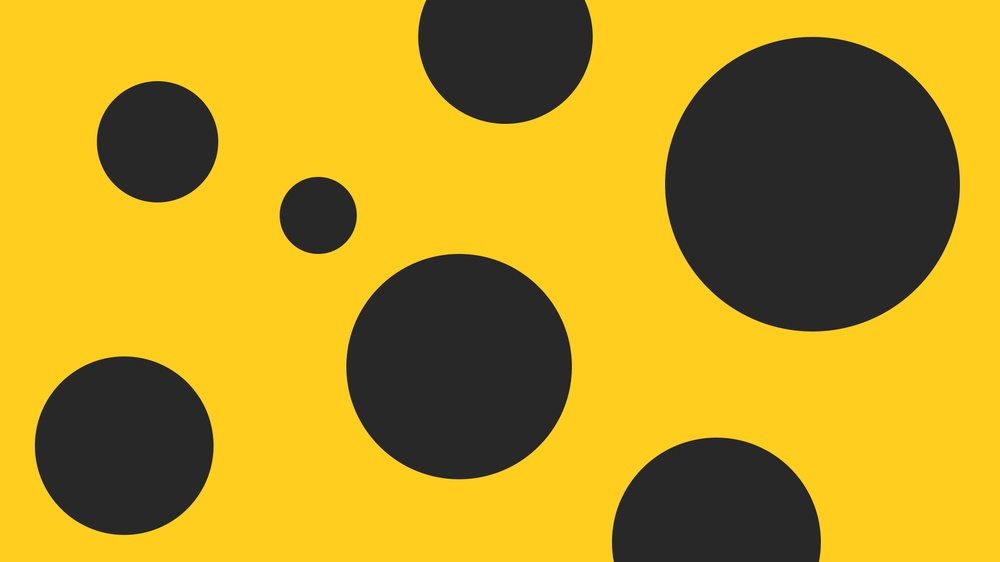
#> input picture pics/sample_image.jpg, 1000 x 562 px, shrunk from 1920 x 1080 before the run, found by its file name
$ python Invert.py
#> lines starting #> are read from the running program, lines starting #| are printed output that depends on the picture
### algorithms/utils.py
import cv2 as cv


def show_image(img):
    cv.imshow("image", img)
    cv.waitKey(0)
    cv.destroyAllWindows()

### algorithms/Invert.py
from utils import show_image


def invert(image):
    for row in range(image.shape[0]):
        for col in range(image.shape[1]):
            for c in range(3):
                image[row][col][c] = -image[row][col][c]


if __name__ == "__main__":
    import cv2 as cv

    image = cv.imread("pics/sample_image.jpg", -1)
#> image is the input picture: shape (562, 1000, 3); mean B, G, R 34, 150.2, 182.7

    invert(image)
#> after the loop in invert, `for row in range(image.shape[0]):`:
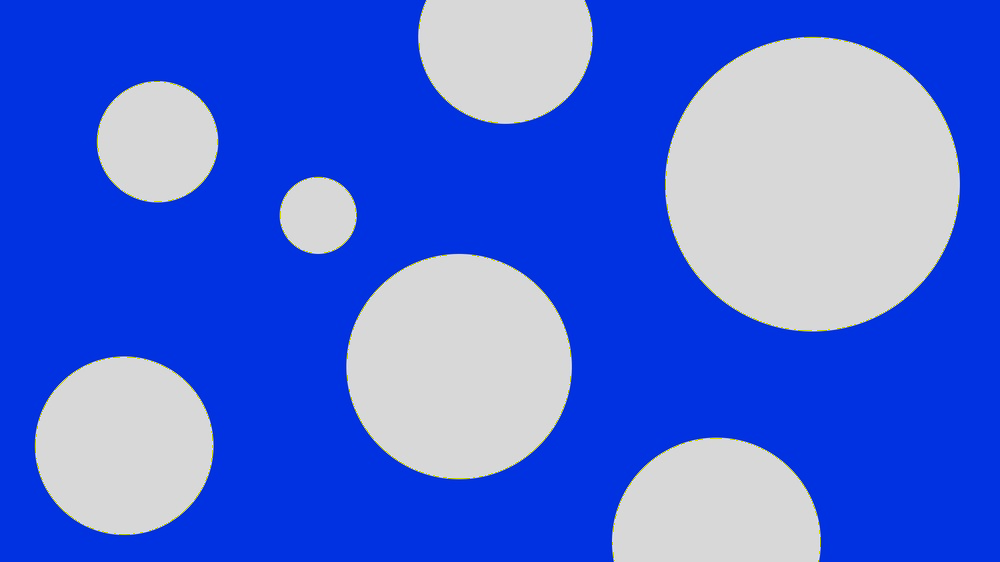
#> image: shape (562, 1000, 3); mean B, G, R 221, 105.8, 73.3
    show_image(image)
